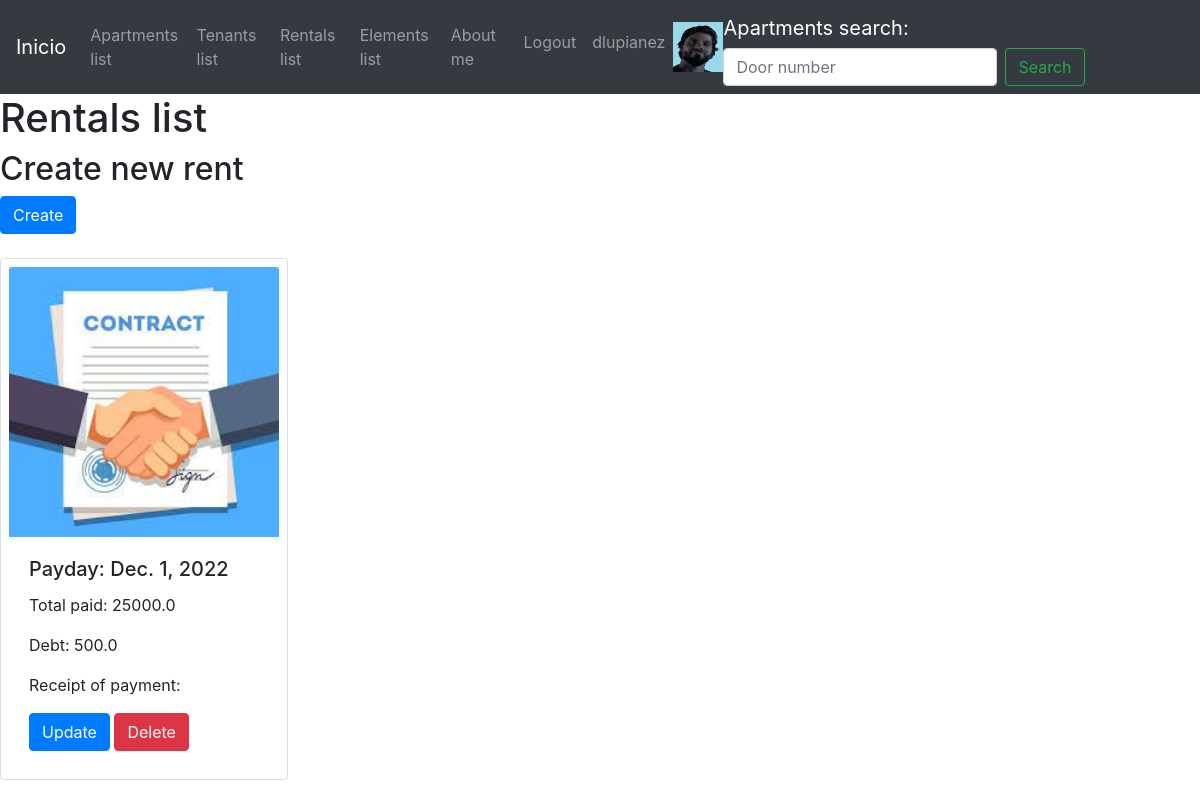
The app's page /rentals/rentals-list/ (signed in) with its own data.
### users/models.py (models this page shows)
class UserProfile(models.Model):
    user = models.OneToOneField(User, on_delete=models.CASCADE, related_name='profile')
    phone = models.CharField(max_length=25, null=True, blank=True)
    profile_picture = models.ImageField(upload_to='profile_images', null=True, blank=True)

### rentals/models.py (models this page shows)
class Rent(models.Model):
    payday=models.DateField()
    total_paid=models.FloatField()
    debt=models.FloatField()
    receipt_of_payment=models.IntegerField()
    has_debt=models.BooleanField(default=False)

### rentals/views.py (the view)
# urls.py: path('rentals-list/', RentalsListView.as_view(), name='rentals_list'),
class RentalsListView(LoginRequiredMixin, ListView):
    model = Rent
    template_name = 'rentals/rentals-list.html'

### templates/rentals/rentals-list.html (shortened to what this page needs)
{% extends 'base.html' %}
{% block content %}
    <h1>Rentals list</h1>
    {% if request.user.is_authenticated %}
        {% if request.user.is_superuser %}
            <h2>Create new rent </h2>
            <a href="/rentals/rent-create/" class="btn btn-primary">Create</a>
        {% endif %}
    {% endif %}
    <br><br>
    {% for rent in object_list %}
        <div class="card  d-inline-flex p-2" style="width: 18rem;">
            <img class="card-img-top">
            <div class="card-body">
            <h5 class="card-title">Payday: {{rent.payday}}</h5>
            <p class="card-text">Total paid: {{rent.total_paid}}</p>
            <p class="card-text">Debt: {{rent.debt}}</p>
            <p class="card-text">Receipt of payment: {{rent.receipt_of_payent}}</p>
            {% if request.user.is_authenticated %}
                {% if request.user.is_superuser %}
                    <a href="/rentals/rent-update/{{rent.id}}" class="btn btn-primary">Update</a>
                    <a href="/rentals/rent-delete/{{rent.id}}" class="btn btn-danger">Delete</a>
                {% endif %}
            {% endif %}
        </div>
        </div>
    {% endfor %}
{% endblock %}

### templates/base.html (shortened to what this page needs)
<!DOCTYPE html>
<html lang="en">
<head>
    <link rel="stylesheet" href="https://cdn.jsdelivr.net/npm/bootstrap@4.6.2/dist/css/bootstrap.min.css"
>
        {% load static %}
        <link rel="stylesheet" type="text/css" href="{% static 'assets/fonts/font-awesome.min.css' %}">
        <link rel="stylesheet" type="text/css" href="{% static 'assets/fonts/simple-line-icons.css' %}">
</head>
<body>
    <header>
        <nav class="navbar navbar-expand-lg navbar-dark bg-dark">
            <a class="navbar-brand" href="/">Inicio</a>
            <div class="collapse navbar-collapse" id="navbarSupportedContent">
                <ul class="navbar-nav mr-auto">
                    <li class="nav-item">
                        <a class="nav-link" href="/apartments/apartments-list/">Apartments list</a>
                    </li>
                    <li class="nav-item">
                        <a class="nav-link" href="/tenants/tenants-list/">Tenants list</a>
                    </li>
                    <li class="nav-item">
                        <a class="nav-link" href="/rentals/rentals-list/">Rentals list</a>
                    </li>
                    <li class="nav-item">
                        <a class="nav-link" href="/elements-list/">Elements list</a>
                    </li>
                    <li class="nav-item">
                        <a class="nav-link" href="/about-me/">About me</a>
                    </li>
                </ul>
                    {% if request.user.is_authenticated %}
                    <ul class="navbar-nav mr-auto pull-right">
                            <li class="nav-item pull-right ">
                                <a class="nav-link" href="/users/logout/">Logout</a>
                            </li>
                            <li class="nav-item pull-right">
                                <a class="nav-link" href="/users/update/">{{request.user.username}}</a>
                            </li>
                            {% if request.user.profile.profile_picture.url != '' %}
                                <img src="{{request.user.profile.profile_picture.url}}" alt="profile_picture" width="50px" height="50px">
                            {% endif %}
                        </ul>
                    {% endif %}
                <form class="form-inline my-2 my-lg-0" action="/apartments/apartments-list-search/" method="GET">
                    <a class="navbar-brand" href="/">Apartments search: </a>
                    <input class="form-control mr-sm-2" type="search" placeholder="Door number" aria-label="Search" name="search">
                    <button class="btn btn-outline-success my-2 my-sm-0" type="submit">Search</button>
                </form>
            </div>
        </nav>
    </header>
    {% block content %}
    {% endblock %}
</body>
</html>

### records on screen
Rent: payday "Dec. 1, 2022", total_paid "25000.0", debt "500.0"

### other values on screen
{{ request.user.username }} "dlupianez"
